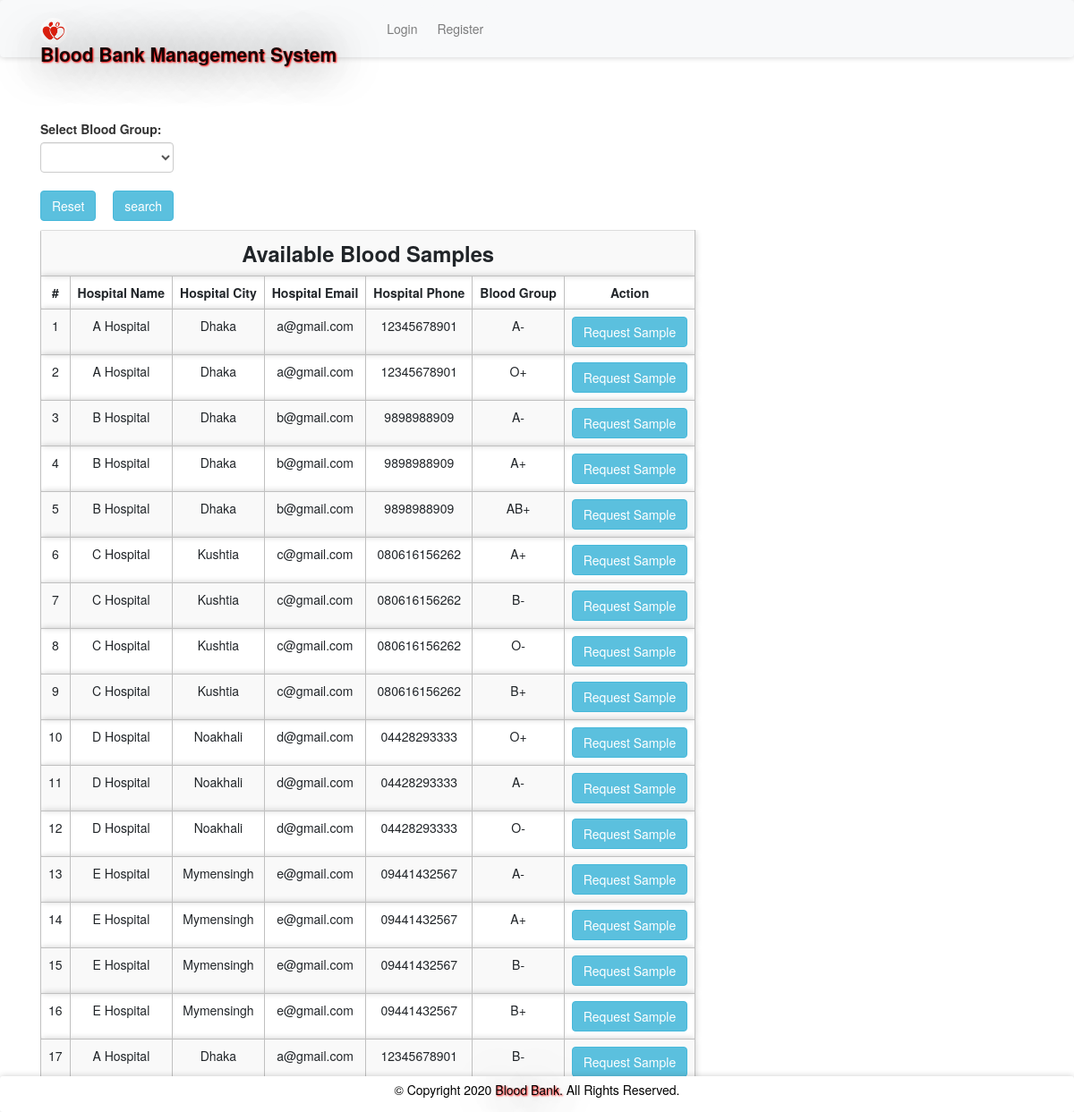
The app's page /abs.php with its own data.
### tables this page shows
CREATE TABLE `bloodinfo` (
  `bid` int(11) NOT NULL,
  `hid` int(11) NOT NULL,
  `bg` varchar(10) NOT NULL
);

CREATE TABLE `hospitals` (
  `id` int(11) NOT NULL,
  `hname` varchar(100) NOT NULL,
  `hemail` varchar(100) NOT NULL,
  `hpassword` varchar(100) NOT NULL,
  `hphone` varchar(100) NOT NULL,
  `hcity` varchar(100) NOT NULL
);

### message.php (called while the page is built, shortened)
<?php $counter=0; if(isset($_GET['msg'])) { ?>
	<div class="col-5 alert alert alert-success alert-dismissible fade show card" id="message">
		<button type="button" class="close" data-dismiss="alert" title="close">&times;</button><?php echo $_GET['msg'];?>
	</div>
<?php }?>

### abs.php (the view, shortened to what this page needs)
<?php
require 'file/connection.php';
if(isset($_GET['search'])){
    $searchKey = $_GET['search'];
    $sql = "select bloodinfo.*, hospitals.* from bloodinfo, hospitals where bloodinfo.hid=hospitals.id && bg='$searchKey'";
}else{
    $sql = "select bloodinfo.*, hospitals.* from bloodinfo, hospitals where bloodinfo.hid=hospitals.id";
}
$result = mysqli_query ($conn, $sql);
?>
<!DOCTYPE html>
<html>
<?php require 'head.php'; ?>
<body>
    <?php require 'header.php'; ?>
    <div class="container cont">
        <?php require 'message.php'; ?>
        <div class="row col-lg-8 col-md-8 col-sm-12 mb-3">
            <form method="get" action="" style="margin-top:-20px; ">
            <label class="font-weight-bolder">Select Blood Group:</label>
               <select name="search" class="form-control">
               <option><?php echo @$_GET['search']; ?></option>
               <option value="A+">A+</option>
               </select><br>
               <a href="abs.php" class="btn btn-info mr-4"> Reset</a>
               <input type="submit" name="submit" class="btn btn-info" value="search">
           </form>
        </div>
        <table class="table table-responsive table-striped rounded mb-5">
            <tr><th colspan="7" class="title">Available Blood Samples</th></tr>
            <tr>
                <th>#</th>
                <th>Hospital Name</th>
                <th>Hospital City</th>
                <th>Hospital Email</th>
                <th>Hospital Phone</th>
                <th>Blood Group</th>
                <th>Action</th>
            </tr>
        <?php while($row = mysqli_fetch_array($result)) { ?>
            <tr>
                <td><?php echo ++$counter;?></td>
                <td><?php echo $row['hname'];?></td>
                <td><?php echo ($row['hcity']); ?></td>
                <td><?php echo ($row['hemail']); ?></td>
                <td><?php echo ($row['hphone']); ?></td>
                <td><?php echo ($row['bg']); ?></td>
                <form action="file/request.php" method="post">
                <?php if (isset($_SESSION['hid'])) { ?>
                <td><a href="javascript:void(0);" class="btn btn-info hospital">Request Sample</a></td>
                <?php } else {(isset($_SESSION['rid']))  ?>
                <td><input type="submit" name="request" class="btn btn-info" value="Request Sample"></td>
                <?php } ?>
                </form>
            </tr>
        <?php } ?>
        </table>
    </div>
    <?php require 'footer.php' ?>
</body>

### head.php (shortened to what this page needs)
<head>
    <link rel="stylesheet" href="https://maxcdn.bootstrapcdn.com/bootstrap/4.5.0/css/bootstrap.min.css">
    <link rel="stylesheet" type="text/css" href="../library/css/bootstrap.min.css"/>
    <link href="css/style.css" rel="stylesheet"/>
</head>

### header.php (shortened to what this page needs)
<nav class="navbar navbar-expand-sm navbar-light bg-light sticky-top">
    <div class="container">
        <a class="navbar-brand" href="index.php"><img src="image/favicon.jpg" width="30" height="30" class="rounded-circle">Blood Bank Management System</a>
          <div class="collapse navbar-collapse" id="collapsibleNavbar">
        <?php if (isset($_SESSION['hid'])) { ?>
        <?php } elseif (isset($_SESSION['rid'])) { ?>
        <?php }  else { ?>
                    <ul class="navbar-nav ml-auto">
            <li class="nav-item">
                <a class="nav-link btn btn-light" href="login.php">Login</a>
            </li>
            <li class="nav-item">
                <a class="nav-link btn btn-light" href="register.php">Register</a>
            </li>
        </ul>
        <?php } ?>
       </div>
    </div>
</nav>

### footer.php (shortened to what this page needs)
<!DOCTYPE html>
<html>
<head>
</head>
<body>
<div class="footer">
  <p>© Copyright 2020<span id="demo"></span> <span class="brand">Blood Bank. </span> All Rights Reserved.
</footer></p>
</div>
</body>
</html>

### css/style.css (style rules this page uses)
.cont { padding-top: 40px; text-align: justify; font-size: 1em; }
.card ,nav, .footer,tr,video { border-radius: 3px; transition: all 200ms ease-out; box-shadow: 0px 0px 7px rgba(0, 0, 0, 0.2); }
tr,th,td { border:0.1px solid silver; text-align: center; }
.nav-item { margin-left: 10px; }
.navbar-brand { text-shadow: 1px 1px 2px red, 0 0 50px black, 0 0 5px white; font-weight: bold; font-size: 1.5em; }
.title { font-weight: bold; font-size: 1.7em; text-transform: capitalize; text-align: center; }
.brand { text-shadow: 1px 1px 2px red, 0 0 50px black, 0 0 5px white; }
.rounded-circle { margin-top: -2.5px; }
form { padding-top: 20px; }
a:link { text-decoration: none; }
.footer { padding: 14px; }

### abs.php (style rules this page uses)
body { background-size: cover; min-height: 0; height: 900px; }

### footer.php (style rules this page uses)
.footer { position: fixed; left: 0; bottom: 0; width: 100%; background-color: white; color: black; text-align: center; padding: 5px 0px 5px 0px; }

### records on screen
bloodinfo: hid.hname "A Hospital", hid.hcity "Dhaka", hid.hemail "a@gmail.com", hid.hphone "12345678901", bg "A-"
bloodinfo: hid.hname "A Hospital", hid.hcity "Dhaka", hid.hemail "a@gmail.com", hid.hphone "12345678901", bg "O+"
bloodinfo: hid.hname "B Hospital", hid.hcity "Dhaka", hid.hemail "b@gmail.com", hid.hphone "9898988909", bg "A-"
bloodinfo: hid.hname "B Hospital", hid.hcity "Dhaka", hid.hemail "b@gmail.com", hid.hphone "9898988909", bg "A+"
bloodinfo: hid.hname "B Hospital", hid.hcity "Dhaka", hid.hemail "b@gmail.com", hid.hphone "9898988909", bg "AB+"
bloodinfo: hid.hname "C Hospital", hid.hcity "Kushtia", hid.hemail "c@gmail.com", hid.hphone "080616156262", bg "A+"
bloodinfo: hid.hname "C Hospital", hid.hcity "Kushtia", hid.hemail "c@gmail.com", hid.hphone "080616156262", bg "B-"
bloodinfo: hid.hname "C Hospital", hid.hcity "Kushtia", hid.hemail "c@gmail.com", hid.hphone "080616156262", bg "O-"
bloodinfo: hid.hname "C Hospital", hid.hcity "Kushtia", hid.hemail "c@gmail.com", hid.hphone "080616156262", bg "B+"
bloodinfo: hid.hname "D Hospital", hid.hcity "Noakhali", hid.hemail "d@gmail.com", hid.hphone "04428293333", bg "O+"
bloodinfo: hid.hname "D Hospital", hid.hcity "Noakhali", hid.hemail "d@gmail.com", hid.hphone "04428293333", bg "A-"
bloodinfo: hid.hname "D Hospital", hid.hcity "Noakhali", hid.hemail "d@gmail.com", hid.hphone "04428293333", bg "O-"
bloodinfo: hid.hname "E Hospital", hid.hcity "Mymensingh", hid.hemail "e@gmail.com", hid.hphone "09441432567", bg "A-"
bloodinfo: hid.hname "E Hospital", hid.hcity "Mymensingh", hid.hemail "e@gmail.com", hid.hphone "09441432567", bg "A+"
bloodinfo: hid.hname "E Hospital", hid.hcity "Mymensingh", hid.hemail "e@gmail.com", hid.hphone "09441432567", bg "B-"
bloodinfo: hid.hname "E Hospital", hid.hcity "Mymensingh", hid.hemail "e@gmail.com", hid.hphone "09441432567", bg "B+"
bloodinfo: hid.hname "A Hospital", hid.hcity "Dhaka", hid.hemail "a@gmail.com", hid.hphone "12345678901", bg "B-"
